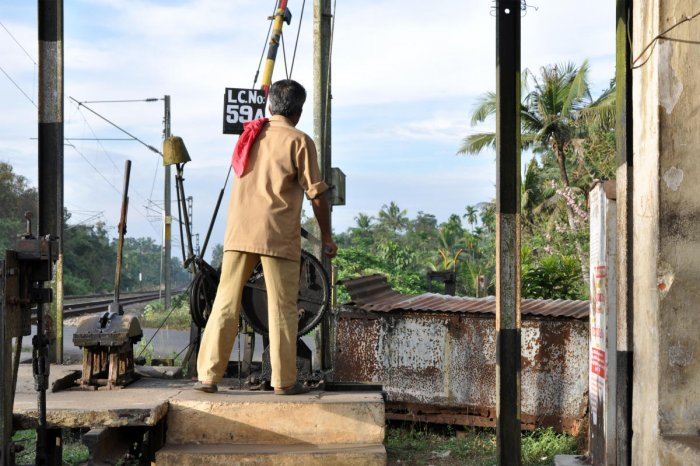
#> input picture Resources/railway.jpg, 700 x 466 px
$ python chapter_07.py
#> lines starting #> are read from the running program, lines starting #| are printed output that depends on the picture; after the words box and inside, x2 and y2 are one past the last pixel; in counts of white or black regions, pixels touching at a corner belong together
import cv2
import numpy as np

# chapter 7 : color Detection

def empty(a):
    pass

# Here comes stackImages Function

cv2.namedWindow("TrackBars") # Creating window Named Trackbars
cv2.resizeWindow("TrackBars",640,240)

cv2.createTrackbar("Hue Min" , "TrackBars" ,0 ,179,empty)  # in cv2 we have max 179 hue value
#> slider 'Hue Min' is set to 35
cv2.createTrackbar("Hue Max" , "TrackBars" ,179 ,179,empty)
cv2.createTrackbar("Sat Min" , "TrackBars" ,0 ,255,empty)
#> slider 'Sat Min' is set to 51
cv2.createTrackbar("Sat Max" , "TrackBars" ,255,255,empty)
cv2.createTrackbar("Val Min" , "TrackBars" ,0 ,255,empty)
#> slider 'Val Min' is set to 51
cv2.createTrackbar("Val Max" , "TrackBars" ,255 ,255,empty)


while True:

    img = cv2.imread("Resources/railway.jpg")
#> img is the input picture: shape (466, 700, 3); mean B, G, R 133.8, 142.9, 145.6

    imgHsv = cv2.cvtColor(img,cv2.COLOR_BGR2HSV)
#> imgHsv: shape (466, 700, 3); mean H, S, V 54.2, 55.3, 154

    h_min = cv2.getTrackbarPos("Hue Min" , "TrackBars")
    h_max = cv2.getTrackbarPos("Hue Max" , "TrackBars")
    s_min = cv2.getTrackbarPos("Sat Min" , "TrackBars")
    s_max = cv2.getTrackbarPos("Sat Max" , "TrackBars")
    v_min = cv2.getTrackbarPos("Val Min" , "TrackBars")
    v_max = cv2.getTrackbarPos("Val Max" , "TrackBars")
    print(h_min,h_max,s_min,s_max,v_min,v_max)


    lower = np.array( [h_min,s_min,v_min ])
    upper = np.array( [ h_max,s_max,v_max ])

    mask = cv2.inRange(imgHsv,lower,upper)
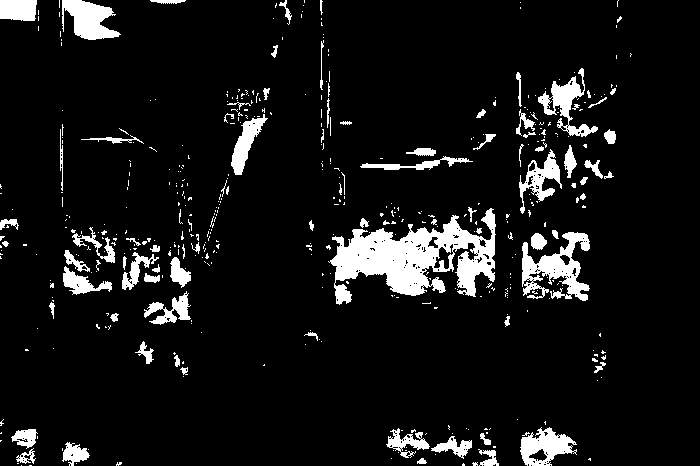
#> mask: shape (466, 700); 8.2% white; 466 white regions (381 under 20 px), largest, box (x1, y1, x2, y2) and area: (328, 208, 496, 305) 7677, (522, 232, 590, 301) 2221, (62, 0, 121, 40) 1448
    imgResult = cv2.bitwise_and(img,img,mask=mask)
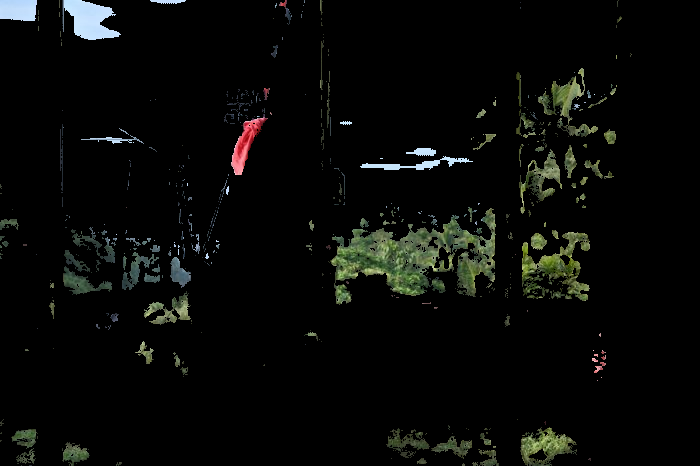
#> imgResult: shape (466, 700, 3); mean B, G, R 7.6, 9.5, 8.5

    # [4 lines of commented-out code are left out]

#> (the run stopped early here; a loop or call above may not have finished)

$ run again, with Resources/bug.jpg copied over Resources/railway.jpg
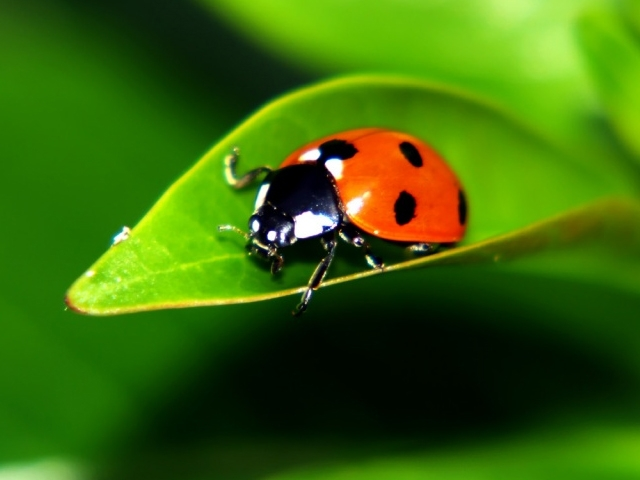
#> input picture Resources/bug.jpg, 640 x 480 px
#> img is the input picture: shape (480, 640, 3); mean B, G, R 8.4, 102.3, 56.7
#> imgHsv: shape (480, 640, 3); mean H, S, V 49.9, 239.9, 108.3
#> `mask = cv2.inRange(imgHsv,lower,upper)`:
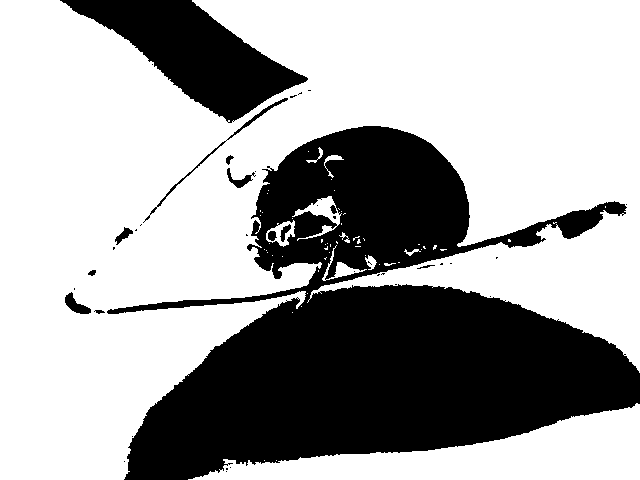
#> mask: shape (480, 640); 65.3% white; 39 black regions (27 under 20 px), largest, box (x1, y1, x2, y2) and area: (107, 126, 640, 480) 92451, (60, 0, 308, 123) 12852, (143, 98, 288, 223) 441
#> `imgResult = cv2.bitwise_and(img,img,mask=mask)`:
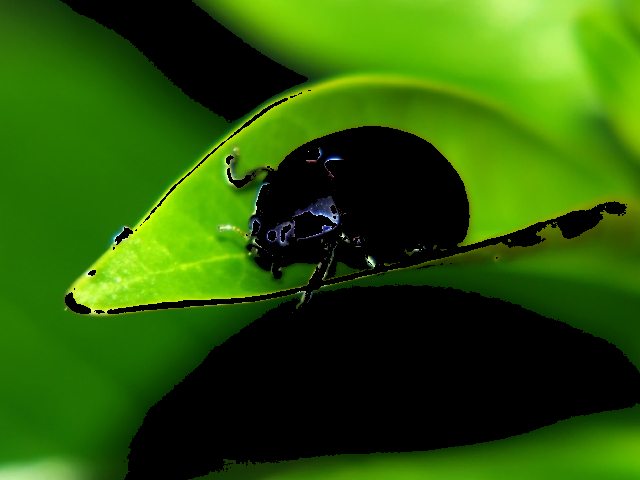
#> imgResult: shape (480, 640, 3); mean B, G, R 5.2, 88.3, 42.6

$ run again, with Resources/shapes.png saved as Resources/railway.jpg
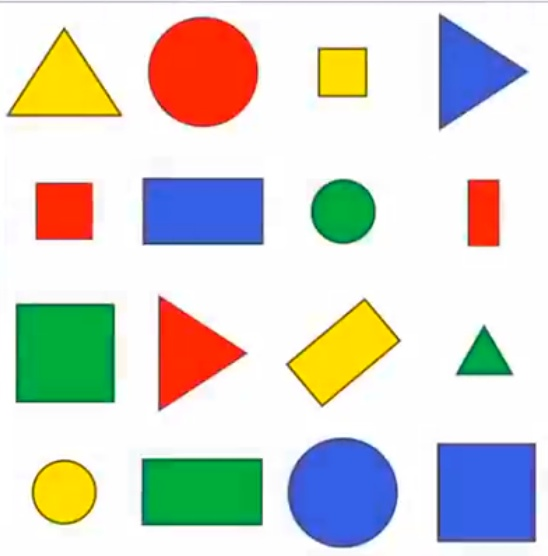
#> input picture Resources/shapes.png, 548 x 556 px
#> img is the input picture: shape (556, 548, 3); mean B, G, R 203.9, 211.9, 211.5
#> imgHsv: shape (556, 548, 3); mean H, S, V 40.7, 69.4, 240.6
#> `mask = cv2.inRange(imgHsv,lower,upper)`:
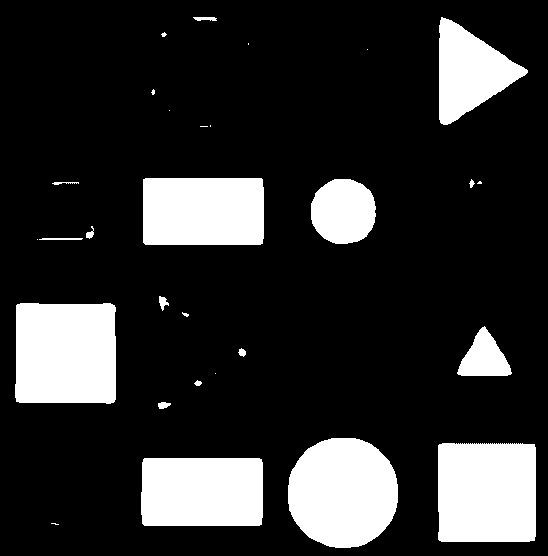
#> mask: shape (556, 548); 18.5% white; 29 white regions (12 under 20 px), largest, box (x1, y1, x2, y2) and area: (15, 303, 116, 404) 9909, (288, 438, 398, 548) 9712, (438, 443, 536, 542) 9613
#> `imgResult = cv2.bitwise_and(img,img,mask=mask)`:
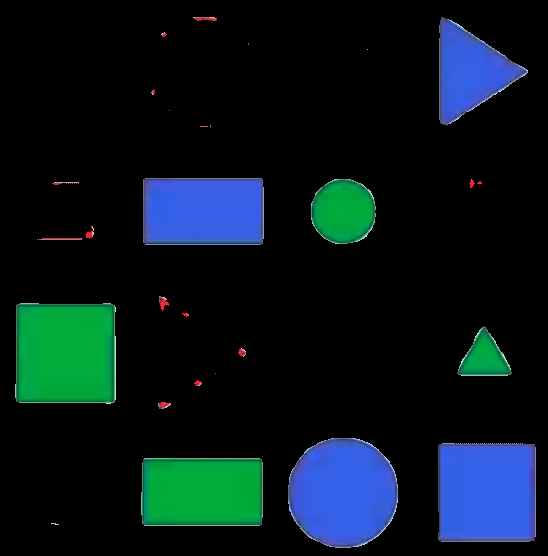
#> imgResult: shape (556, 548, 3); mean B, G, R 28.4, 22.7, 7.5
